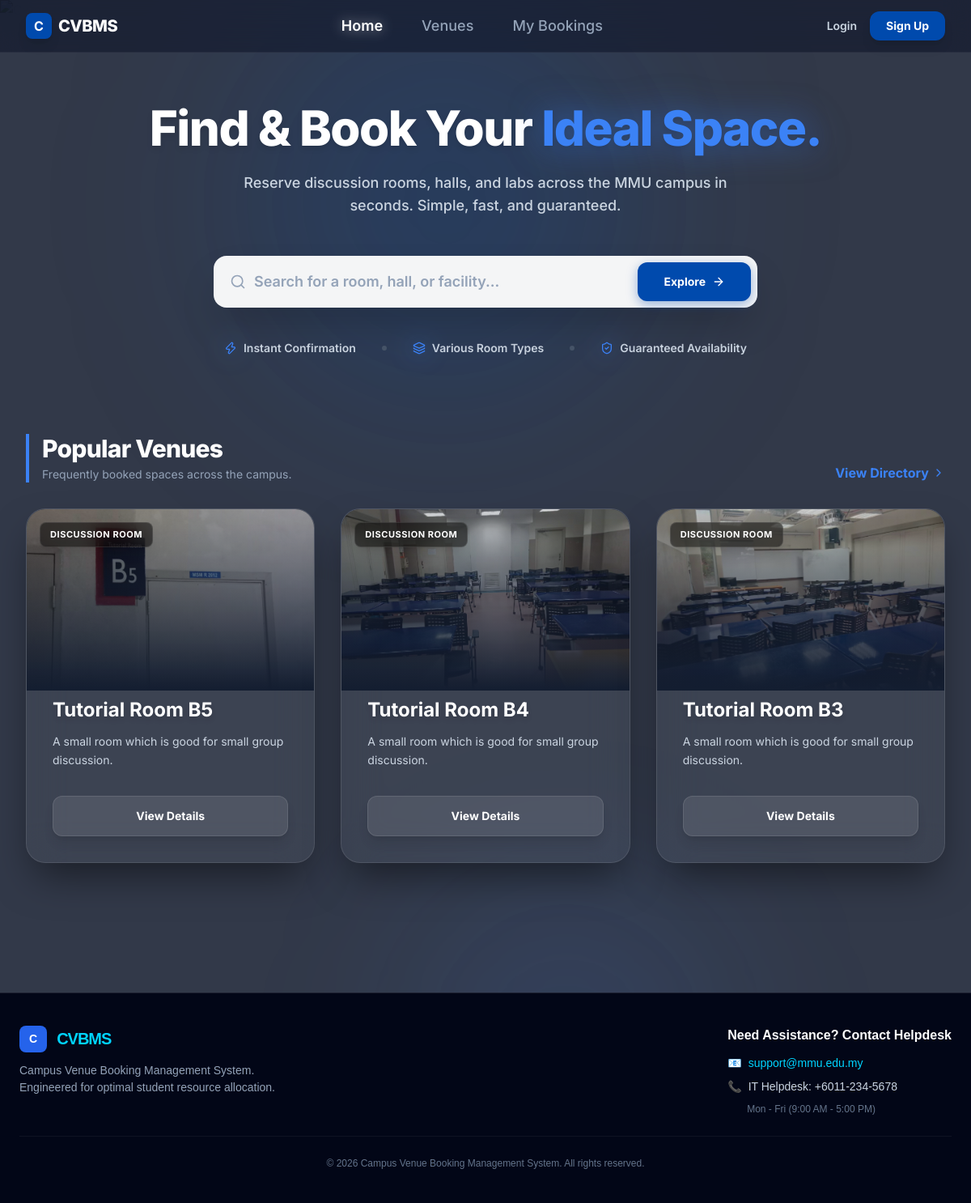
Page /User/homepage.php on the earlier database version.
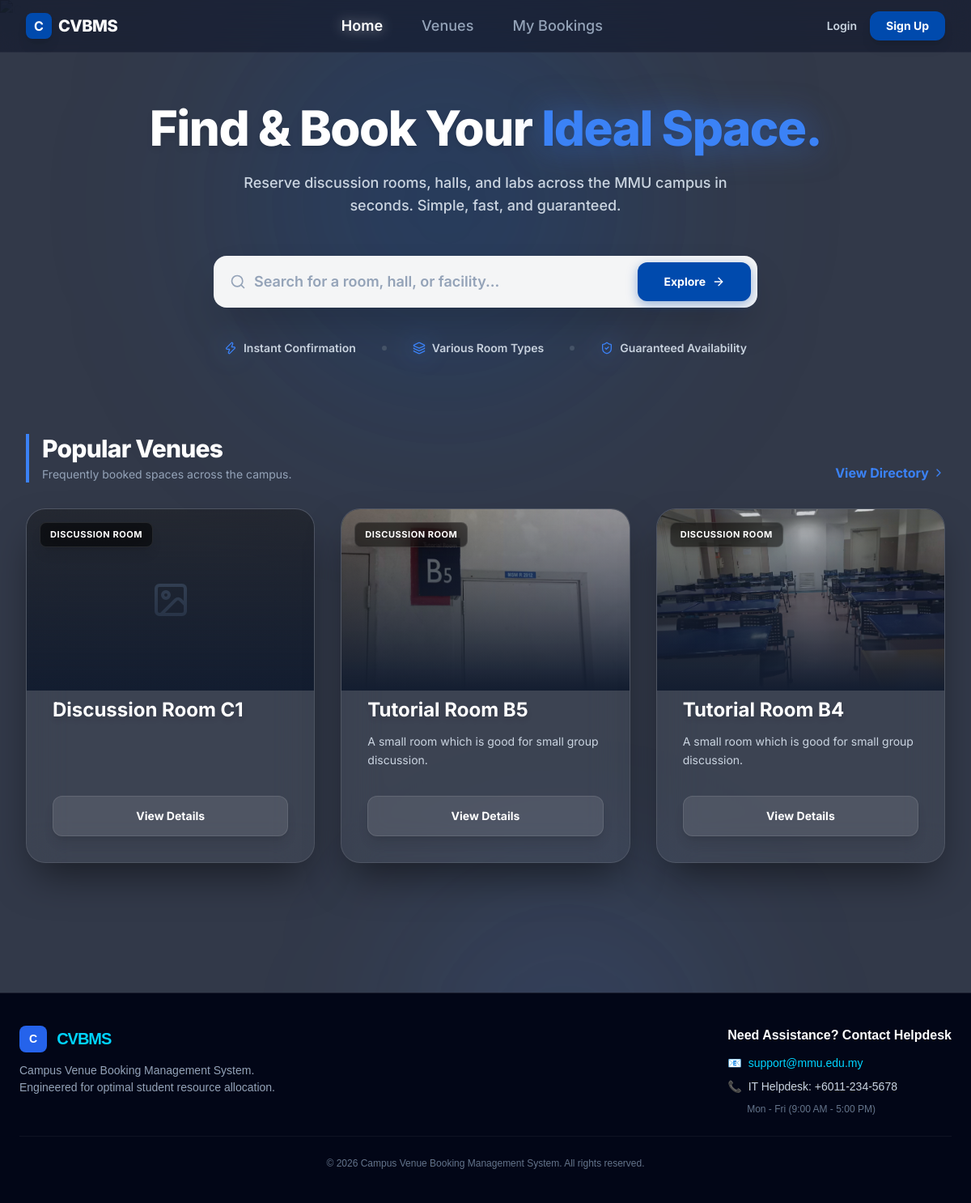
Same page on the later database version.
### tables this page shows
CREATE TABLE `venue` (
  `vid` varchar(10) NOT NULL,
  `vname` varchar(100) NOT NULL,
  `vcid` int(11) NOT NULL,
  `max_cap` int(10) UNSIGNED NOT NULL,
  `deposit` decimal(10,2) UNSIGNED NOT NULL,
  `status` enum('available','maintenance','closed') NOT NULL DEFAULT 'available',
  `description` text NOT NULL
);

CREATE TABLE `vcategory` (
  `vcid` int(11) NOT NULL,
  `category` varchar(50) NOT NULL,
  `description` text NOT NULL
);

### User/homepage.php (the view, shortened to what this page needs)
<?php
require_once '../config/db.php';
$sql = "SELECT v.vid, v.vname, v.vcid, v.description,
               vc.category,
               MIN(vp.pic) AS pic
        FROM venue v
        LEFT JOIN vcategory vc ON v.vcid = vc.vcid
        LEFT JOIN vpic vp ON v.vid = vp.vid
        GROUP BY v.vid, v.vname, v.vcid, v.description, vc.category
        LIMIT 3";
$result = $conn->query($sql);
?>
<!DOCTYPE html>
<html lang="en">
<head>
    <script src="https://cdn.tailwindcss.com"></script>
</head>
<body class="font-sans antialiased selection:bg-mmu-glow selection:text-white min-h-screen relative overflow-x-hidden text-slate-200">
<div class="fixed inset-0 z-0">
</div>
<nav class="glass-nav fixed w-full z-50 transition-all duration-300">
    <div class="max-w-7xl mx-auto px-4 sm:px-6 lg:px-8">
        <div class="flex justify-between h-16 items-center">
            <div class="flex-shrink-0 flex items-center gap-2 cursor-pointer">
                <div class="w-8 h-8 bg-mmu-core rounded-lg flex items-center justify-center text-white font-bold shadow-lg">C</div>
                <span class="font-extrabold text-xl tracking-tight text-white">CVBMS</span>
            </div>
            <div class="hidden md:flex space-x-8">
                <a href="homepage.php" class="text-white font-semibold px-2 py-2 text-lg drop-shadow-[0_0_8px_rgba(255,255,255,0.5)]">Home</a>
                <a href="venues.php" class="text-slate-400 hover:text-white transition-colors px-2 py-2 text-lg font-medium">Venues</a>
                <a href="my_bookings.php" class="text-slate-400 hover:text-white transition-colors px-2 py-2 text-lg font-medium">My Bookings</a>
            </div>
            <div class="flex items-center gap-4">
                <?php if (isset($_SESSION['uid'])): ?>
                    <a href="profile.php" class="flex items-center gap-2 bg-white/10 py-1.5 px-4 rounded-full border border-white/10 backdrop-blur-md hover:bg-white/20 transition-all" title="View Profile">
                        <i data-lucide="user" class="w-4 h-4 text-mmu-glow"></i>
                        <span class="text-sm font-semibold text-white max-w-[100px] truncate">
                            <?php echo htmlspecialchars($_SESSION['username'], ENT_QUOTES, 'UTF-8'); ?>
                        </span>
                    </a>
                    <a href="../User/user_logout.php" class="text-red-400 hover:text-red-300 transition-colors" title="Logout">
                        <i data-lucide="log-out" class="w-5 h-5"></i>
                    </a>
                <?php else: ?>
                    <a href="../user/user_login.php" class="text-slate-300 hover:text-white font-semibold text-sm transition-colors">Login</a>
                    <a href="../user/user_register.php" class="bg-mmu-core hover:bg-blue-800 text-white px-5 py-2 rounded-xl text-sm font-bold shadow-lg transition-all">Sign Up</a>
                <?php endif; ?>
            </div>
        </div>
    </div>
</nav>
<div class="relative z-10 w-full h-full overflow-y-auto pt-32 pb-20">
    <div class="max-w-4xl mx-auto text-center px-4 mb-24">
        <h1 class="text-5xl md:text-6xl font-extrabold text-white tracking-tight mb-6 drop-shadow-md">
            Find & Book Your <br class="md:hidden"><span class="text-mmu-glow drop-shadow-[0_0_20px_rgba(59,130,246,0.5)]">Ideal Space.</span>
        </h1>
        <p class="text-slate-300 text-base md:text-lg mb-12 max-w-2xl mx-auto font-medium">
            Reserve discussion rooms, halls, and labs across the MMU campus in seconds. Simple, fast, and guaranteed.
        </p>
        <form action="venues.php" method="GET" class="max-w-2xl mx-auto relative group mb-10">
            <div class="absolute inset-y-0 left-0 pl-5 flex items-center pointer-events-none">
            </div>
            <input type="text" name="search" placeholder="Search for a room, hall, or facility..."
                   class="input-glass w-full block pl-12 pr-36 py-4 rounded-2xl text-slate-900 placeholder-slate-400 font-semibold shadow-2xl text-lg">
            <button type="submit" class="absolute inset-y-2 right-2 px-8 bg-mmu-core hover:bg-blue-800 text-white font-bold rounded-xl shadow-[0_4px_14px_0_rgba(0,74,173,0.39)] transition-all text-sm flex items-center gap-2 group-hover:shadow-[0_6px_20px_rgba(0,74,173,0.23)]">
                Explore <i data-lucide="arrow-right" class="w-4 h-4"></i>
            </button>
        </form>
        <div class="flex flex-wrap justify-center items-center gap-x-8 gap-y-4 text-slate-300 text-sm font-semibold">
            <div class="flex items-center gap-2"><i data-lucide="zap" class="w-4 h-4 text-mmu-glow drop-shadow-[0_0_14px_rgba(59,130,246,0.8)]"></i> Instant Confirmation</div>
            <div class="hidden sm:block w-1.5 h-1.5 rounded-full bg-slate-600"></div>
            <div class="flex items-center gap-2"><i data-lucide="layers" class="w-4 h-4 text-mmu-glow drop-shadow-[0_0_14px_rgba(59,130,246,0.8)]"></i> Various Room Types</div>
            <div class="hidden sm:block w-1.5 h-1.5 rounded-full bg-slate-600"></div>
            <div class="flex items-center gap-2"><i data-lucide="shield-check" class="w-4 h-4 text-mmu-glow drop-shadow-[0_0_14px_rgba(59,130,246,0.8)]"></i> Guaranteed Availability</div>
        </div>
    </div>
    <div class="max-w-7xl mx-auto px-4 sm:px-6 lg:px-8">
        <div class="flex justify-between items-end mb-8 pl-4 border-l-4 border-mmu-glow">
            <div>
                <h2 class="text-3xl font-extrabold text-white tracking-tight">Popular Venues</h2>
                <p class="text-slate-400 text-sm mt-1">Frequently booked spaces across the campus.</p>
            </div>
            <a href="venues.php" class="text-mmu-glow font-bold hover:text-white transition-colors flex items-center gap-1">
                View Directory <i data-lucide="chevron-right" class="w-4 h-4"></i>
            </a>
        </div>
        <div class="grid grid-cols-1 md:grid-cols-3 gap-8">
            <?php if ($result->num_rows > 0): ?>
                <?php while($row = $result->fetch_assoc()): ?>
                    <div class="glass-panel rounded-3xl overflow-hidden hover-lift flex flex-col group">
                    <div class="h-56 bg-black/40 relative overflow-hidden flex items-center justify-center">
                     <?php if(!empty($row['pic'])): ?>
                     <img src="../uploads/venues/<?php echo htmlspecialchars($row['pic']); ?>" alt="Venue" class="w-full h-full object-cover opacity-80 group-hover:opacity-100 group-hover:scale-105 transition-all duration-700">
                     <?php else: ?>
                     <i data-lucide="image" class="w-12 h-12 text-slate-600"></i>
                     <?php endif; ?>
                    <div class="absolute inset-0 bg-gradient-to-t from-[#131d30] to-transparent"></div>
                    <div class="absolute top-4 left-4 bg-black/50 backdrop-blur-md border border-white/10 text-[11px] font-bold px-3 py-1.5 rounded-lg text-white uppercase tracking-wider shadow-lg">
                    <?php echo htmlspecialchars($row['category'] ?? 'Standard'); ?>
                    </div>
                </div>
                        <div class="p-8 flex-1 flex flex-col relative z-10 -mt-6">
                            <h3 class="text-2xl font-bold text-white mb-3 truncate group-hover:text-mmu-glow transition-colors drop-shadow-md">
                                <?php echo htmlspecialchars($row['vname']); ?>
                            </h3>
                            <p class="text-slate-300 text-sm mb-8 flex-1 line-clamp-2 leading-relaxed">
                                <?php echo htmlspecialchars($row['description'] ?? 'No topological description provided for this structural asset.'); ?>
                            </p>
                            <a href="venue_details.php?vid=<?php echo $row['vid']; ?>"
                            class="block w-full text-center py-3.5 bg-white/10 hover:bg-mmu-core text-white text-sm font-bold rounded-xl border border-white/10 hover:border-mmu-core transition-all shadow-lg hover:shadow-[0_4px_20px_rgba(0,74,173,0.5)]">
                                View Details
                            </a>
                        </div>
                    </div>
                <?php endwhile; ?>
            <?php endif; ?>
        </div>
    </div>
</div>
<footer style="position: relative; z-index: 50; background-color: #020617; border-top: 1px solid rgba(255, 255, 255, 0.1); padding: 40px 24px; margin-top: 80px; font-family: sans-serif;">
    <div style="max-width: 1280px; margin: 0 auto; display: flex; flex-direction: column; gap: 24px;">
        <div style="display: flex; flex-wrap: wrap; justify-content: space-between; align-items: flex-start; gap: 32px; border-bottom: 1px solid rgba(255, 255, 255, 0.05); padding-bottom: 24px;">
            <div>
                <div style="display: flex; align-items: center; gap: 12px; margin-bottom: 12px;">
                    <div style="background-color: #2563eb; padding: 6px 12px; border-radius: 8px; font-weight: 900; color: #ffffff; font-size: 14px;">C</div>
                    <span style="font-size: 20px; font-weight: 900; color: #00d4ff; letter-spacing: -0.05em;">CVBMS</span>
                </div>
                <p style="color: #94a3b8; font-size: 14px; margin: 0; max-width: 360px; line-height: 1.5;">
                    Campus Venue Booking Management System. Engineered for optimal student resource allocation.
                </p>
            </div>
            <div style="min-width: 250px;">
                <h4 style="color: #ffffff; font-size: 16px; font-weight: 700; margin: 0 0 12px 0;">Need Assistance? Contact Helpdesk</h4>
                <div style="display: flex; flex-direction: column; gap: 8px; font-size: 14px;">
                    <a href="mailto:support@mmu.edu.my" style="color: #00d4ff; text-decoration: none; display: flex; align-items: center; gap: 8px;">
                        <span>📧</span> support@mmu.edu.my
                    </a>
                    <span style="color: #cbd5e1; display: flex; align-items: center; gap: 8px;">
                        <span>📞</span> IT Helpdesk: +6011-234-5678
                    </span>
                    <span style="color: #64748b; font-size: 12px; padding-left: 24px;">
                        Mon - Fri (9:00 AM - 5:00 PM)
                    </span>
                </div>
            </div>
        </div>
        <div style="text-align: center; color: #64748b; font-size: 12px;">
            &copy; 2026 Campus Venue Booking Management System. All rights reserved.
        </div>
    </div>
</footer>
</body>
</html>

### User/homepage.php (style rules this page uses)
html { scroll-behavior: smooth; }
.glass-panel { background: rgba(255, 255, 255, 0.05); backdrop-filter: blur(24px); -webkit-backdrop-filter: blur(24px); border: 1px solid rgba(255, 255, 255, 0.1); box-shadow: 0 25px 50px -12px rgba(0, 0, 0, 0.5); }
.glass-nav { background: rgba(15, 23, 42, 0.6); backdrop-filter: blur(16px); border-bottom: 1px solid rgba(255, 255, 255, 0.05); }
.input-glass { background: rgba(255, 255, 255, 0.95); border: 2px solid transparent; transition: all 0.3s cubic-bezier(0.4, 0, 0.2, 1); }
.hover-lift { transition: transform 0.4s cubic-bezier(0.4, 0, 0.2, 1), box-shadow 0.4s ease, border-color 0.4s ease; }

Differences in the rows shown:
no longer on this page (row unchanged): venue: shows a picture, vcid.category "DISCUSSION ROOM", vname "Tutorial Room B3", description "A small room which is good for small group discussion."
added venue: vcid.category "DISCUSSION ROOM", vname "Discussion Room C1"
